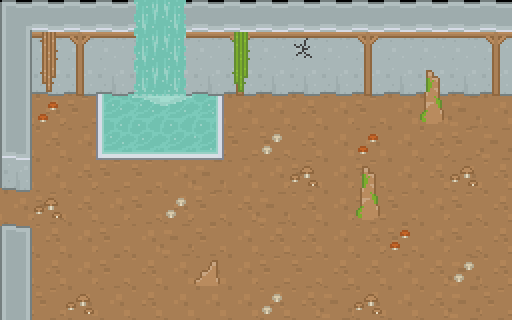

Tiled map render using the project's own tile images. Description and the map definition, with tile-layer contents summarised, below:
An orthogonal 16x10 tile map with 32x32 px tiles, 3 tile layers (Ground, GroundOverlay, TreeAndShit).

<map version="1.0" orientation="orthogonal" renderorder="right-down" width="16" height="10" tilewidth="32" tileheight="32" nextobjectid="60">
 <tileset firstgid="1" name="roguelikeDungeon_transparent2x" tilewidth="32" tileheight="32" spacing="2" margin="2" tilecount="522">
  <image source="roguelikeDungeon_transparent2x.png" width="988" height="614" />
 </tileset>
 <layer name="Ground" width="16" height="10">
  <data>[160 cells, 144 non-empty, 14 distinct tile ids]</data>
 </layer>
 <layer name="GroundOverlay" width="16" height="10">
  <data>[160 cells, 56 non-empty, 12 distinct tile ids]</data>
 </layer>
 <layer name="TreeAndShit" width="16" height="10">
  <data>[160 cells, 28 non-empty, 17 distinct tile ids]</data>
 </layer>
 <objectgroup name="Collision">
  <collision id="50" x="0" y="0" width="32" height="160" />
  <collision id="51" x="0" y="224" width="32" height="96" />
   <collision id="52" x="352" y="160" width="32" height="64" />
   <collision id="53" x="416" y="64" width="32" height="64" />
   <collision id="56" x="0" y="0" width="512" height="96" />
   <collision id="57" x="96" y="96" width="128" height="64" />
   <collision id="58" x="480" y="96" width="32" height="224" />
 </objectgroup>
 <objectgroup name="POE">
  <poe id="49" x="0" y="160" width="32" height="64" />
   <poe id="43" x="480" y="96" width="32" height="224" />
 </objectgroup>
</map>
